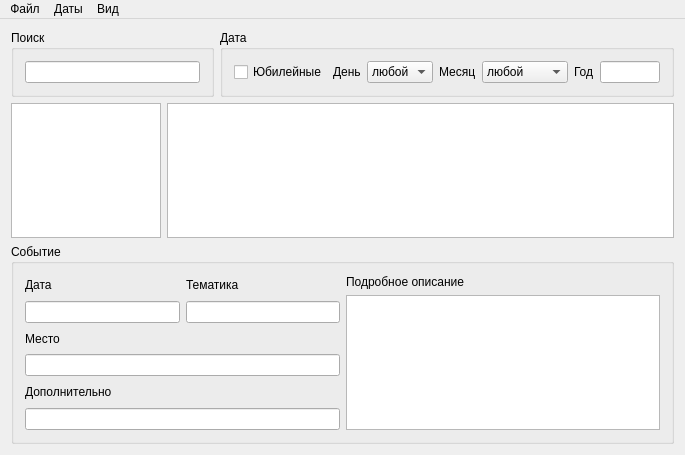
<?xml version="1.0" encoding="UTF-8"?>
<ui version="4.0">
 <class>EventsMainWindow</class>
 <widget class="QMainWindow" name="EventsMainWindow">
  <property name="geometry">
   <rect>
    <x>0</x>
    <y>0</y>
    <width>685</width>
    <height>455</height>
   </rect>
  </property>
  <property name="windowTitle">
   <string>MainWindow</string>
  </property>
  <widget class="QWidget" name="centralWidget">
   <layout class="QVBoxLayout" name="verticalLayout_9">
    <item>
     <layout class="QVBoxLayout" name="verticalLayout_8">
      <item>
       <layout class="QVBoxLayout" name="verticalLayout">
        <item>
         <layout class="QHBoxLayout" name="horizontalLayout_3">
          <item>
           <widget class="QGroupBox" name="groupBox2">
            <property name="title">
             <string>Поиск</string>
            </property>
            <layout class="QHBoxLayout" name="horizontalLayout_2">
             <item>
              <widget class="QLineEdit" name="searchEdit"/>
             </item>
            </layout>
           </widget>
          </item>
          <item>
           <widget class="QGroupBox" name="groupBox">
            <property name="title">
             <string>Дата</string>
            </property>
            <layout class="QHBoxLayout" name="horizontalLayout">
             <item>
              <widget class="QCheckBox" name="anniverBtn">
               <property name="text">
                <string>Юбилейные</string>
               </property>
              </widget>
             </item>
             <item>
              <widget class="QLabel" name="label">
               <property name="text">
                <string>День</string>
               </property>
              </widget>
             </item>
             <item>
              <widget class="QComboBox" name="dayBox">
               <property name="enabled">
                <bool>true</bool>
               </property>
               <property name="editable">
                <bool>false</bool>
               </property>
               <item>
                <property name="text">
                 <string>любой</string>
                </property>
               </item>
               <item>
                <property name="text">
                 <string>1</string>
                </property>
               </item>
               <item>
                <property name="text">
                 <string>2</string>
                </property>
               </item>
               <item>
                <property name="text">
                 <string>3</string>
                </property>
               </item>
               <item>
                <property name="text">
                 <string>4</string>
                </property>
               </item>
               <item>
                <property name="text">
                 <string>5</string>
                </property>
               </item>
               <item>
                <property name="text">
                 <string>6</string>
                </property>
               </item>
               <item>
                <property name="text">
                 <string>7</string>
                </property>
               </item>
               <item>
                <property name="text">
                 <string>8</string>
                </property>
               </item>
               <item>
                <property name="text">
                 <string>9</string>
                </property>
               </item>
               <item>
                <property name="text">
                 <string>10</string>
                </property>
               </item>
               <item>
                <property name="text">
                 <string>11</string>
                </property>
               </item>
               <item>
                <property name="text">
                 <string>12</string>
                </property>
               </item>
               <item>
                <property name="text">
                 <string>13</string>
                </property>
               </item>
               <item>
                <property name="text">
                 <string>14</string>
                </property>
               </item>
               <item>
                <property name="text">
                 <string>15</string>
                </property>
               </item>
               <item>
                <property name="text">
                 <string>16</string>
                </property>
               </item>
               <item>
                <property name="text">
                 <string>17</string>
                </property>
               </item>
               <item>
                <property name="text">
                 <string>18</string>
                </property>
               </item>
               <item>
                <property name="text">
                 <string>19</string>
                </property>
               </item>
               <item>
                <property name="text">
                 <string>20</string>
                </property>
               </item>
               <item>
                <property name="text">
                 <string>21</string>
                </property>
               </item>
               <item>
                <property name="text">
                 <string>22</string>
                </property>
               </item>
               <item>
                <property name="text">
                 <string>23</string>
                </property>
               </item>
               <item>
                <property name="text">
                 <string>24</string>
                </property>
               </item>
               <item>
                <property name="text">
                 <string>25</string>
                </property>
               </item>
               <item>
                <property name="text">
                 <string>26</string>
                </property>
               </item>
               <item>
                <property name="text">
                 <string>27</string>
                </property>
               </item>
               <item>
                <property name="text">
                 <string>28</string>
                </property>
               </item>
               <item>
                <property name="text">
                 <string>29</string>
                </property>
               </item>
               <item>
                <property name="text">
                 <string>30</string>
                </property>
               </item>
               <item>
                <property name="text">
                 <string>31</string>
                </property>
               </item>
              </widget>
             </item>
             <item>
              <widget class="QLabel" name="label_2">
               <property name="text">
                <string>Месяц</string>
               </property>
              </widget>
             </item>
             <item>
              <widget class="QComboBox" name="monthBox">
               <property name="editable">
                <bool>false</bool>
               </property>
               <item>
                <property name="text">
                 <string>любой</string>
                </property>
               </item>
               <item>
                <property name="text">
                 <string>Январь</string>
                </property>
               </item>
               <item>
                <property name="text">
                 <string>Февраль</string>
                </property>
               </item>
               <item>
                <property name="text">
                 <string>Март</string>
                </property>
               </item>
               <item>
                <property name="text">
                 <string>Апрель</string>
                </property>
               </item>
               <item>
                <property name="text">
                 <string>Май</string>
                </property>
               </item>
               <item>
                <property name="text">
                 <string>Июнь</string>
                </property>
               </item>
               <item>
                <property name="text">
                 <string>Июль</string>
                </property>
               </item>
               <item>
                <property name="text">
                 <string>Август</string>
                </property>
               </item>
               <item>
                <property name="text">
                 <string>Сентябрь</string>
                </property>
               </item>
               <item>
                <property name="text">
                 <string>Октябрь</string>
                </property>
               </item>
               <item>
                <property name="text">
                 <string>Ноябрь</string>
                </property>
               </item>
               <item>
                <property name="text">
                 <string>Декабрь</string>
                </property>
               </item>
              </widget>
             </item>
             <item>
              <widget class="QLabel" name="label_3">
               <property name="text">
                <string>Год</string>
               </property>
              </widget>
             </item>
             <item>
              <widget class="QLineEdit" name="yearEdit">
               <property name="sizePolicy">
                <sizepolicy hsizetype="Fixed" vsizetype="Fixed">
                 <horstretch>0</horstretch>
                 <verstretch>0</verstretch>
                </sizepolicy>
               </property>
               <property name="maximumSize">
                <size>
                 <width>60</width>
                 <height>16777215</height>
                </size>
               </property>
              </widget>
             </item>
            </layout>
           </widget>
          </item>
         </layout>
        </item>
        <item>
         <layout class="QHBoxLayout" name="horizontalLayout_6">
          <item>
           <widget class="QListWidget" name="listWidget">
            <property name="sizePolicy">
             <sizepolicy hsizetype="Fixed" vsizetype="Expanding">
              <horstretch>0</horstretch>
              <verstretch>0</verstretch>
             </sizepolicy>
            </property>
            <property name="maximumSize">
             <size>
              <width>150</width>
              <height>16777215</height>
             </size>
            </property>
           </widget>
          </item>
          <item>
           <widget class="QTableView" name="tableView">
            <property name="maximumSize">
             <size>
              <width>16777215</width>
              <height>16777215</height>
             </size>
            </property>
            <property name="contextMenuPolicy">
             <enum>Qt::CustomContextMenu</enum>
            </property>
            <property name="editTriggers">
             <set>QAbstractItemView::NoEditTriggers</set>
            </property>
            <property name="alternatingRowColors">
             <bool>false</bool>
            </property>
            <property name="selectionMode">
             <enum>QAbstractItemView::SingleSelection</enum>
            </property>
            <property name="selectionBehavior">
             <enum>QAbstractItemView::SelectRows</enum>
            </property>
            <property name="showGrid">
             <bool>true</bool>
            </property>
           </widget>
          </item>
         </layout>
        </item>
       </layout>
      </item>
      <item>
       <widget class="QGroupBox" name="detailBox">
        <property name="sizePolicy">
         <sizepolicy hsizetype="Preferred" vsizetype="Fixed">
          <horstretch>0</horstretch>
          <verstretch>0</verstretch>
         </sizepolicy>
        </property>
        <property name="maximumSize">
         <size>
          <width>16777215</width>
          <height>200</height>
         </size>
        </property>
        <property name="title">
         <string>Событие</string>
        </property>
        <layout class="QHBoxLayout" name="horizontalLayout_5">
         <item>
          <layout class="QVBoxLayout" name="verticalLayout_7">
           <item>
            <layout class="QHBoxLayout" name="horizontalLayout_4">
             <item>
              <layout class="QVBoxLayout" name="verticalLayout_2">
               <item>
                <widget class="QLabel" name="label_4">
                 <property name="text">
                  <string>Дата</string>
                 </property>
                </widget>
               </item>
               <item>
                <widget class="QLineEdit" name="dateEdit">
                 <property name="focusPolicy">
                  <enum>Qt::NoFocus</enum>
                 </property>
                 <property name="dragEnabled">
                  <bool>false</bool>
                 </property>
                 <property name="readOnly">
                  <bool>true</bool>
                 </property>
                </widget>
               </item>
              </layout>
             </item>
             <item>
              <layout class="QVBoxLayout" name="verticalLayout_3">
               <item>
                <widget class="QLabel" name="label_5">
                 <property name="text">
                  <string>Тематика</string>
                 </property>
                </widget>
               </item>
               <item>
                <widget class="QLineEdit" name="themeEdit">
                 <property name="readOnly">
                  <bool>true</bool>
                 </property>
                </widget>
               </item>
              </layout>
             </item>
            </layout>
           </item>
           <item>
            <layout class="QVBoxLayout" name="verticalLayout_4">
             <item>
              <widget class="QLabel" name="label_6">
               <property name="text">
                <string>Место</string>
               </property>
              </widget>
             </item>
             <item>
              <widget class="QLineEdit" name="placeEdit">
               <property name="readOnly">
                <bool>true</bool>
               </property>
              </widget>
             </item>
            </layout>
           </item>
           <item>
            <layout class="QVBoxLayout" name="verticalLayout_5">
             <item>
              <widget class="QLabel" name="label_8">
               <property name="text">
                <string>Дополнительно</string>
               </property>
              </widget>
             </item>
             <item>
              <widget class="QLineEdit" name="extraEdit">
               <property name="readOnly">
                <bool>true</bool>
               </property>
              </widget>
             </item>
            </layout>
           </item>
          </layout>
         </item>
         <item>
          <layout class="QVBoxLayout" name="verticalLayout_6">
           <item>
            <widget class="QLabel" name="label_7">
             <property name="text">
              <string>Подробное описание</string>
             </property>
            </widget>
           </item>
           <item>
            <widget class="QPlainTextEdit" name="fullEdit">
             <property name="readOnly">
              <bool>true</bool>
             </property>
            </widget>
           </item>
          </layout>
         </item>
        </layout>
       </widget>
      </item>
     </layout>
    </item>
   </layout>
  </widget>
  <widget class="QMenuBar" name="menuBar">
   <property name="geometry">
    <rect>
     <x>0</x>
     <y>0</y>
     <width>685</width>
     <height>19</height>
    </rect>
   </property>
   <property name="sizePolicy">
    <sizepolicy hsizetype="MinimumExpanding" vsizetype="Minimum">
     <horstretch>0</horstretch>
     <verstretch>0</verstretch>
    </sizepolicy>
   </property>
   <widget class="QMenu" name="menu">
    <property name="title">
     <string>Даты</string>
    </property>
    <addaction name="newEventAction"/>
    <addaction name="themeAction"/>
    <addaction name="placeAction"/>
   </widget>
   <widget class="QMenu" name="menu_2">
    <property name="title">
     <string>Вид</string>
    </property>
    <addaction name="increaseFont"/>
    <addaction name="decreaseFont"/>
    <addaction name="imagesAction"/>
    <addaction name="detailAction"/>
   </widget>
   <widget class="QMenu" name="menu_5">
    <property name="title">
     <string>Файл</string>
    </property>
    <addaction name="importAction"/>
    <addaction name="exportAction"/>
    <addaction name="settingsAction"/>
    <addaction name="helpAction"/>
    <addaction name="exitAction"/>
   </widget>
   <addaction name="menu_5"/>
   <addaction name="menu"/>
   <addaction name="menu_2"/>
  </widget>
  <action name="newEventAction">
   <property name="text">
    <string>Новое событие</string>
   </property>
  </action>
  <action name="importAction">
   <property name="text">
    <string>Импорт из файла</string>
   </property>
  </action>
  <action name="exportAction">
   <property name="text">
    <string>Экспорт в файл</string>
   </property>
  </action>
  <action name="themeAction">
   <property name="checkable">
    <bool>true</bool>
   </property>
   <property name="text">
    <string>Тематика</string>
   </property>
  </action>
  <action name="placeAction">
   <property name="checkable">
    <bool>true</bool>
   </property>
   <property name="text">
    <string>Место</string>
   </property>
  </action>
  <action name="exitAction">
   <property name="text">
    <string>Выход</string>
   </property>
  </action>
  <action name="increaseFont">
   <property name="text">
    <string>Шрифт крупнее</string>
   </property>
  </action>
  <action name="decreaseFont">
   <property name="text">
    <string>Шрифт меньше</string>
   </property>
  </action>
  <action name="imagesAction">
   <property name="checkable">
    <bool>true</bool>
   </property>
   <property name="text">
    <string>С фотографиями</string>
   </property>
  </action>
  <action name="detailAction">
   <property name="checkable">
    <bool>true</bool>
   </property>
   <property name="text">
    <string>Показать подробнее</string>
   </property>
  </action>
  <action name="settingsAction">
   <property name="text">
    <string>Настройки</string>
   </property>
  </action>
  <action name="helpAction">
   <property name="text">
    <string>Справка</string>
   </property>
  </action>
  <action name="cardAction">
   <property name="text">
    <string>Карточка</string>
   </property>
  </action>
  <action name="fullList">
   <property name="text">
    <string>Показать полный список</string>
   </property>
  </action>
  <action name="removeEvent">
   <property name="text">
    <string>Удалить</string>
   </property>
  </action>
 </widget>
 <layoutdefault spacing="6" margin="11"/>
 <resources/>
 <connections/>
</ui>
